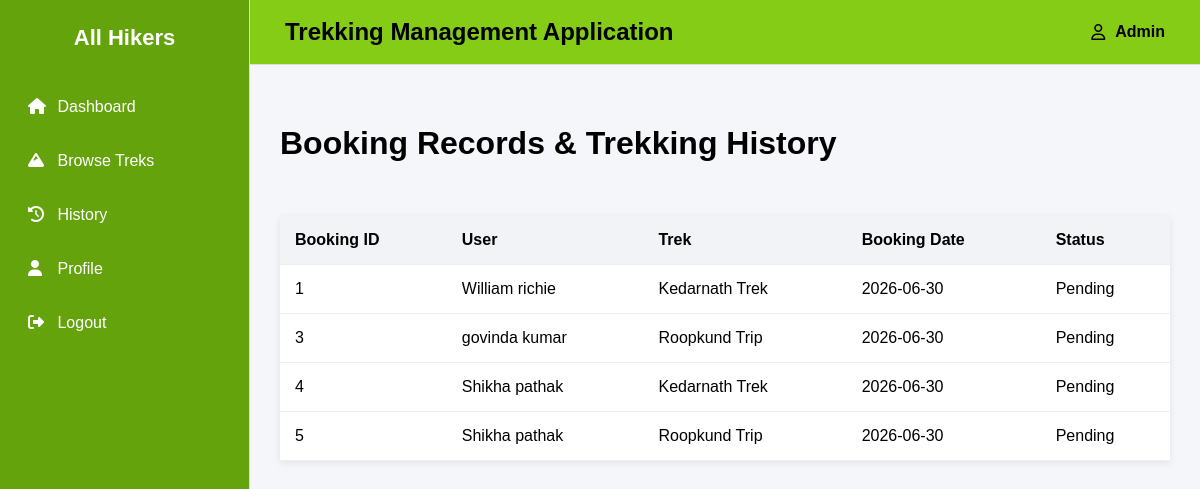
/admin_dashboard/trekking_history, run on an earlier commit of the app's database.
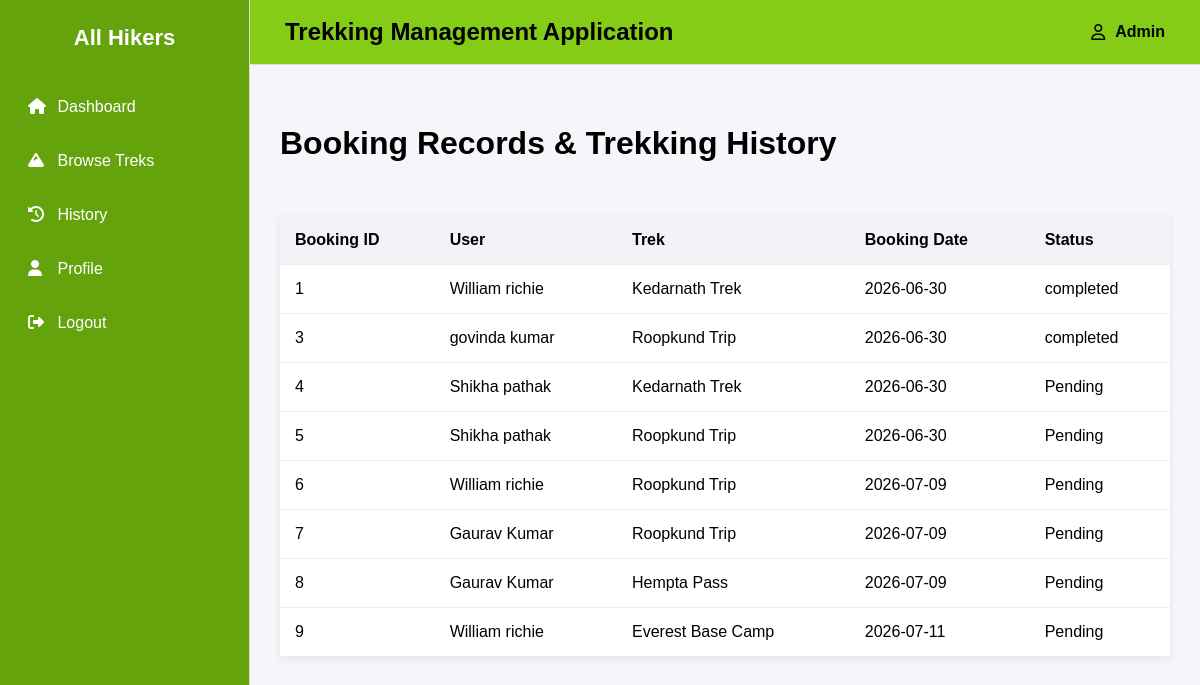
And on a later commit of the database.
### backend/models.py (models this page shows)
class Booking(db.Model):
    __tablename__="booking"
    id=db.Column(db.Integer,primary_key=True)
    booking_status=db.Column(db.String,default="Pending")
    booking_date=db.Column(db.Date,nullable=False)
    payment_status=db.Column(db.String,default="Pending")
    user_id=db.Column(db.Integer, db.ForeignKey("users.id"),nullable=False)
    trek_id=db.Column(db.Integer, db.ForeignKey("trek.id"),nullable=False)

class Users(db.Model):
    __tablename__="users"
    id=db.Column(db.Integer,primary_key=True)
    role=db.Column(db.Integer,default=1)
    username=db.Column(db.String,nullable=False)
    password=db.Column(db.String,nullable=False)
    email=db.Column(db.String,nullable=False)
    address=db.Column(db.String,nullable=False)
    full_name=db.Column(db.String,nullable=False)
    pin_code=db.Column(db.String,nullable=False)
    is_approved = db.Column(db.Boolean, default=True)  # True for normal users
    booking=db.relationship("Booking",cascade="all,delete",backref="users",lazy=True) #User can access all of his bookings

class Trek(db.Model):
    __tablename__="trek"
    id = db.Column(db.Integer,primary_key=True)
    trek_name = db.Column(db.String,nullable=False)
    location = db.Column(db.String,nullable=False)
    difficulty = db.Column(db.String,nullable=False)
    duration_days = db.Column(db.Integer,nullable=False)
    available_slots = db.Column(db.Integer,nullable=False)
    assigned_staff_id = db.Column(db.Integer, db.ForeignKey("staff_profile.id"),nullable=True)
    status = db.Column(db.String,default="Available")
    start_date = db.Column(db.Date,nullable=False)
    end_date = db.Column(db.Date,nullable=False)
    bookings=db.relationship("Booking",cascade="all,delete",backref="trek",lazy=True) #Trek can access all of its bookings

### backend/controllers.py (the view)
@auth_bp.route('/admin_dashboard/trekking_history')
def trekking_history():
    bookings = db.session.query(Booking, Trek, Users).join(Trek, Booking.trek_id == Trek.id).join(Users, Booking.user_id == Users.id).all()
    return render_template('trekking_history.html', bookings=bookings)

### templates/trekking_history.html (shortened to what this page needs)
{% extends "base.html" %}
{% block content %}
<link rel="stylesheet" href="{{ url_for('static', filename='css/dashboard.css') }}">
<h1>Booking Records  &  Trekking History</h1>
<br><br><br>
<div>
    {% if bookings %}
    <table>
        <thead>
            <tr>
                <th>Booking ID</th>
                <th>User</th>
                <th>Trek</th>
                <th>Booking Date</th>
                <th>Status</th>
            </tr>
        </thead>
        <tbody>
            {% for booking, trek, user in bookings %}
            <tr>
                <td>{{ booking.id }}</td>
                <td>{{ user.full_name }}</td>
                <td>{{ trek.trek_name }}</td>
                <td>{{ booking.booking_date }}</td>
                <td>{{ booking.booking_status }}</td>
            </tr>
            {% endfor %}
        </tbody>
    </table>
    {% else %}
        <p>No bookings yet.</p>
    {% endif %}
</div>
{% endblock %}

What changed in the data, as far as the page shows it:
changed Booking id 1: booking_status "Pending" → "completed"
changed Booking "govinda kumar": booking_status "Pending" → "completed"
added Booking: id "6", full_name "William richie", trek_name "Roopkund Trip", booking_date "2026-07-09", booking_status "Pending"
added Booking: id "7", full_name "Gaurav Kumar", trek_name "Roopkund Trip", booking_date "2026-07-09", booking_status "Pending"
added Booking: id "8", full_name "Gaurav Kumar", trek_name "Hempta Pass", booking_date "2026-07-09", booking_status "Pending"
added Booking: id "9", full_name "William richie", trek_name "Everest Base Camp", booking_date "2026-07-11", booking_status "Pending"
